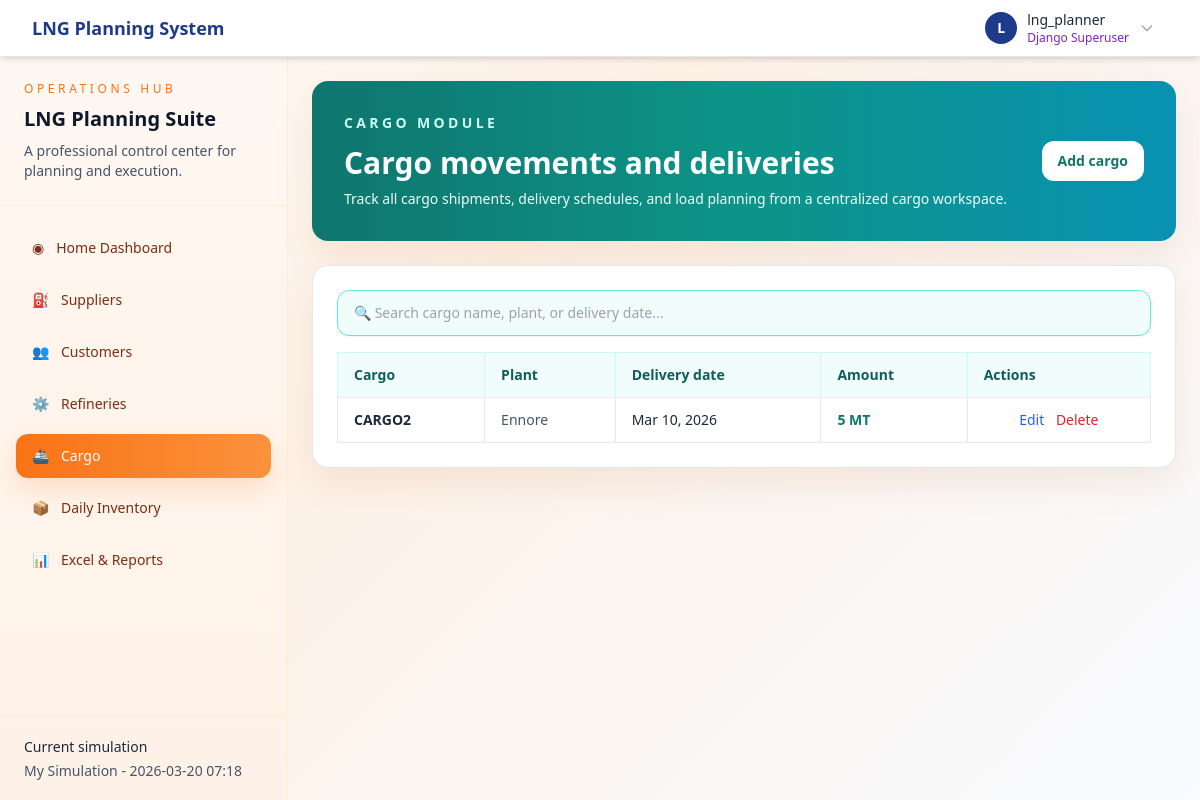
Page /dashboard/section/cargo/ (signed in) on the earlier database version.
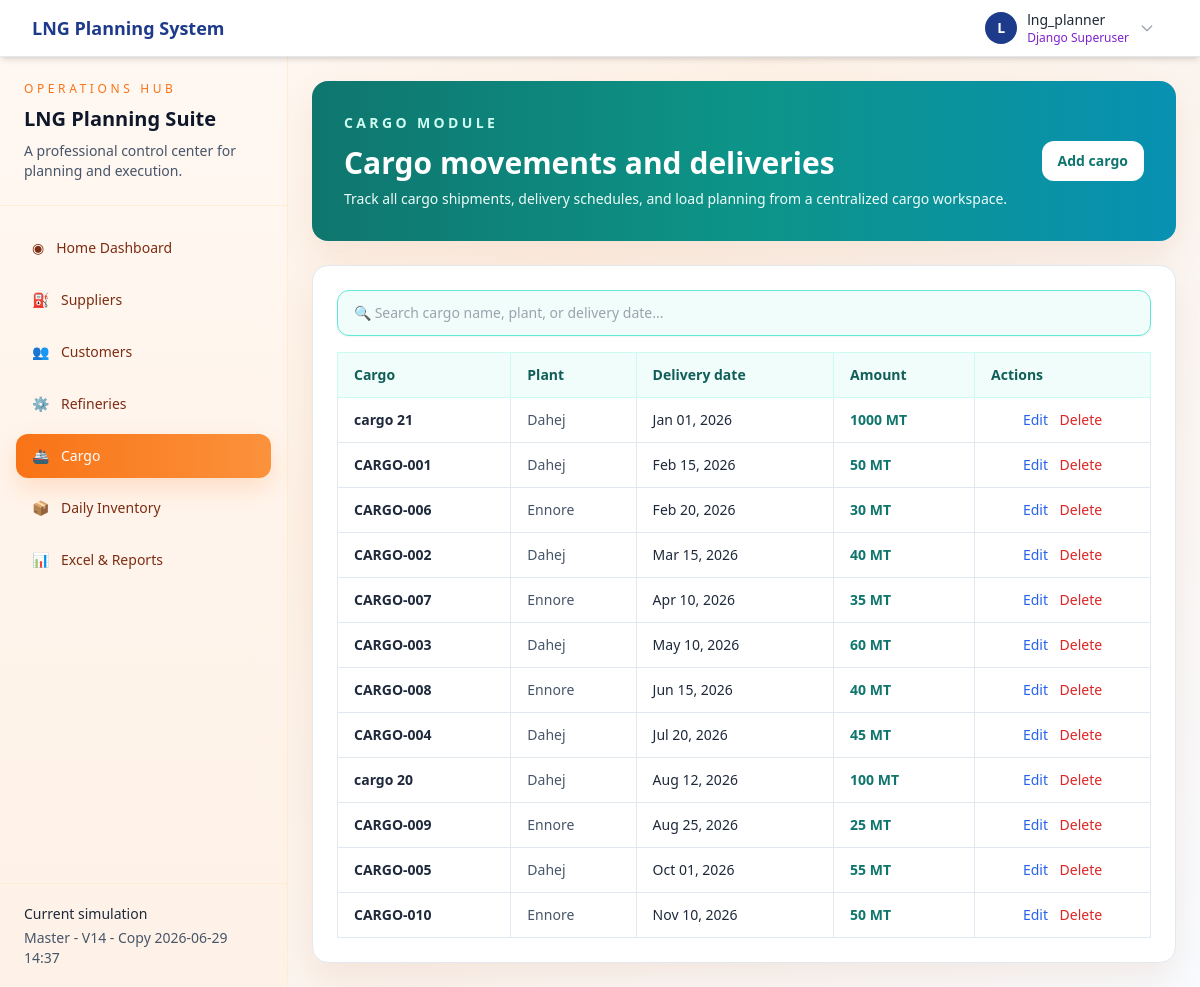
Same page on the later database version.
### lng_planner/models.py (models this page shows, shortened)
class Simulation(models.Model):
    user = models.ForeignKey(User, on_delete=models.CASCADE, related_name='simulations', null=True, blank=True)
    name = models.CharField(max_length=200, default='Untitled Simulation')
    start_date = models.DateField()
    end_date = models.DateField()
    created_at = models.DateTimeField(auto_now_add=True)
    updated_at = models.DateTimeField(auto_now=True)
    is_active = models.BooleanField(default=True)
    is_master = models.BooleanField(default=False, help_text="Master simulation loaded from SAP")
    sap_api_url = models.URLField(blank=True, help_text="SAP API URL for refreshing master data")
    last_sap_sync = models.DateTimeField(null=True, blank=True, help_text="Last time master data was synced from SAP")
    master_version = models.ForeignKey(
        MasterVersion,
        on_delete=models.SET_NULL,
        null=True,
        blank=True,
        related_name='simulations',
        help_text="Master version this simulation was created from"
    )
    class Meta:
        ordering = ['-updated_at']

class Cargo(models.Model):
    simulation = models.ForeignKey(Simulation, on_delete=models.CASCADE, related_name='cargos')
    plant = models.ForeignKey(Plant, on_delete=models.CASCADE, related_name='cargos')
    cargo_name = models.CharField(max_length=200)
    delivery_date = models.DateField()
    amount = models.FloatField(validators=[MinValueValidator(0)], help_text="MT")
    created_at = models.DateTimeField(auto_now_add=True)
    class Meta:
        ordering = ['delivery_date', 'plant__name', 'cargo_name']

class Plant(models.Model):
    name = models.CharField(max_length=200)
    location = models.CharField(max_length=200, blank=True)
    created_at = models.DateTimeField(auto_now_add=True)
    class Meta:
        ordering = ['name']

### lng_planner/views.py (the view)
# urls.py: path('dashboard/section/<str:section>/', views.dashboard_section, name='dashboard_section'),
@login_required
def dashboard_section(request, section):
    valid_sections = {'suppliers', 'customers', 'refineries', 'cargo', 'inventory', 'excel'}
    if section not in valid_sections:
        raise Http404('Section not found')
    context = _build_dashboard_context(request)
    context['active_section'] = section
    context['section_title'] = {
        'suppliers': 'Supplier Operations',
        'customers': 'Customer Management',
        'refineries': 'Refinery Planning',
        'cargo': 'Cargo Operations',
        'inventory': 'Daily Inventory Projection',
        'excel': 'Excel & Reports',
    }[section]
    return render(request, f'lng_planner/dashboard_{section}.html', context)

### lng_planner/templates/lng_planner/dashboard_cargo.html (shortened to what this page needs)
{% extends 'lng_planner/dashboard_shell.html' %}
{% block dashboard_content %}
<div class="space-y-6">
    <div class="rounded-2xl border-0 bg-gradient-to-r from-teal-700 via-teal-600 to-cyan-600 p-8 card-glow text-white">
        <div class="flex flex-col gap-4 lg:flex-row lg:items-center lg:justify-between">
            <div>
                <p class="text-sm font-semibold uppercase tracking-[0.24em] text-teal-100">Cargo module</p>
                <h1 class="mt-3 text-3xl font-bold">Cargo movements and deliveries</h1>
                <p class="mt-2 text-sm text-teal-50">Track all cargo shipments, delivery schedules, and load planning from a centralized cargo workspace.</p>
            </div>
            {% if active_simulation and not is_viewing_master %}
            <a href="{% url 'lng_planner:add_cargo' active_simulation.id %}" class="rounded-xl bg-white px-4 py-2.5 text-sm font-semibold text-teal-700 hover:bg-teal-50">Add cargo</a>
            {% endif %}
        </div>
    </div>
    <div class="rounded-2xl border border-slate-200 bg-white p-6 card-glow">
        <div class="mb-4">
            <input type="search" id="cargoSearch" placeholder="🔍 Search cargo name, plant, or delivery date..." class="w-full rounded-xl border border-teal-300 bg-teal-50 px-4 py-3 text-sm font-medium shadow-sm focus:border-teal-500 focus:outline-none focus:ring-2 focus:ring-teal-200" />
        </div>
        <div class="overflow-x-auto">
            <table class="min-w-full border-collapse text-sm" id="cargoTable">
                <thead>
                    <tr class="bg-teal-50 text-left text-teal-800">
                        <th class="border border-teal-100 px-4 py-3 font-semibold">Cargo</th>
                        <th class="border border-teal-100 px-4 py-3 font-semibold">Plant</th>
                        <th class="border border-teal-100 px-4 py-3 font-semibold">Delivery date</th>
                        <th class="border border-teal-100 px-4 py-3 font-semibold">Amount</th>
                        {% if not is_viewing_master %}<th class="border border-teal-100 px-4 py-3 font-semibold">Actions</th>{% endif %}
                    </tr>
                </thead>
                <tbody>
                    {% if cargos %}
                    {% for cargo in cargos %}
                    <tr class="hover:bg-teal-50/70">
                        <td class="border border-slate-200 px-4 py-3 font-semibold text-slate-800">{{ cargo.cargo_name }}</td>
                        <td class="border border-slate-200 px-4 py-3 text-slate-600">{{ cargo.plant.name }}</td>
                        <td class="border border-slate-200 px-4 py-3">{{ cargo.delivery_date|date:"M d, Y" }}</td>
                        <td class="border border-slate-200 px-4 py-3 font-semibold text-teal-700">{{ cargo.amount|floatformat:0 }} MT</td>
                        {% if not is_viewing_master %}
                        <td class="border border-slate-200 px-4 py-3 text-center">
                            <a href="{% url 'lng_planner:edit_cargo' cargo.id %}" class="mr-2 text-blue-600 hover:text-blue-700">Edit</a>
                            <a href="{% url 'lng_planner:delete_cargo' cargo.id %}" onclick="return confirm('Delete this cargo?')" class="text-red-600 hover:text-red-700">Delete</a>
                        </td>
                        {% endif %}
                    </tr>
                    {% endfor %}
                    {% else %}
                    <tr><td colspan="5" class="px-4 py-6 text-center text-slate-500">No cargo entries have been added yet.</td></tr>
                    {% endif %}
                </tbody>
            </table>
        </div>
    </div>
</div>
{% endblock %}

### lng_planner/templates/lng_planner/dashboard_shell.html (shortened to what this page needs)
{% load static %}
<!DOCTYPE html>
<html lang="en">
<head>
    <script src="https://cdn.tailwindcss.com"></script>
</head>
<body class="min-h-screen text-slate-800">
    {% include 'lng_planner/navbar.html' %}
    <div class="flex min-h-[calc(100vh-3.5rem)]">
        <aside class="hidden lg:flex w-72 flex-col border-r border-orange-100 bg-gradient-to-b from-[#fff8f2] via-[#fff4eb] to-[#fef2e8] text-slate-700">
            <div class="border-b border-orange-100 px-6 py-6">
                <p class="text-xs uppercase tracking-[0.3em] text-orange-500">Operations Hub</p>
                <h2 class="mt-2 text-xl font-semibold text-slate-900">LNG Planning Suite</h2>
                <p class="mt-2 text-sm text-slate-600">A professional control center for planning and execution.</p>
            </div>
            <nav class="flex-1 space-y-2 px-4 py-5">
                <a href="{% url 'lng_planner:dashboard' %}" class="sidebar-link {% if active_section == 'home' %}active{% endif %} flex items-center gap-3 rounded-xl px-4 py-3 text-sm font-medium">
                    <span>◉</span><span>Home Dashboard</span>
                </a>
                <a href="{% url 'lng_planner:dashboard_section' 'suppliers' %}" class="sidebar-link {% if active_section == 'suppliers' %}active{% endif %} flex items-center gap-3 rounded-xl px-4 py-3 text-sm font-medium">
                    <span>⛽</span><span>Suppliers</span>
                </a>
                <a href="{% url 'lng_planner:dashboard_section' 'customers' %}" class="sidebar-link {% if active_section == 'customers' %}active{% endif %} flex items-center gap-3 rounded-xl px-4 py-3 text-sm font-medium">
                    <span>👥</span><span>Customers</span>
                </a>
                <a href="{% url 'lng_planner:dashboard_section' 'refineries' %}" class="sidebar-link {% if active_section == 'refineries' %}active{% endif %} flex items-center gap-3 rounded-xl px-4 py-3 text-sm font-medium">
                    <span>⚙️</span><span>Refineries</span>
                </a>
                <a href="{% url 'lng_planner:dashboard_section' 'cargo' %}" class="sidebar-link {% if active_section == 'cargo' %}active{% endif %} flex items-center gap-3 rounded-xl px-4 py-3 text-sm font-medium">
                    <span>🚢</span><span>Cargo</span>
                </a>
                <a href="{% url 'lng_planner:dashboard_section' 'inventory' %}" class="sidebar-link {% if active_section == 'inventory' %}active{% endif %} flex items-center gap-3 rounded-xl px-4 py-3 text-sm font-medium">
                    <span>📦</span><span>Daily Inventory</span>
                </a>
                <a href="{% url 'lng_planner:dashboard_section' 'excel' %}" class="sidebar-link {% if active_section == 'excel' %}active{% endif %} flex items-center gap-3 rounded-xl px-4 py-3 text-sm font-medium">
                    <span>📊</span><span>Excel & Reports</span>
                </a>
            </nav>
            <div class="border-t border-orange-100 px-6 py-5 text-sm text-slate-600">
                <p class="font-medium text-slate-800">Current simulation</p>
                <p class="mt-1">{{ active_simulation.name|default:'No active simulation' }}</p>
            </div>
        </aside>
        <main class="flex-1 p-4 lg:p-6">
            {% block dashboard_content %}{% endblock %}
        </main>
    </div>
</body>
</html>

Differences in the rows shown:
no longer on this page (row edited): Simulation: name "My Simulation - 2026-03-20 07:18"
no longer on this page (row unchanged): Cargo: cargo_name "CARGO2", plant.name "Ennore", delivery_date "Mar 10, 2026", amount "5"
added Simulation: name "Master - V14 - Copy 2026-06-29 14:37"
added Cargo: cargo_name "cargo 21", plant.name "Dahej", delivery_date "Jan 01, 2026", amount "1000"
added Cargo: cargo_name "CARGO-001", plant.name "Dahej", delivery_date "Feb 15, 2026", amount "50"
added Cargo: cargo_name "CARGO-006", plant.name "Ennore", delivery_date "Feb 20, 2026", amount "30"
added Cargo: cargo_name "CARGO-002", plant.name "Dahej", delivery_date "Mar 15, 2026", amount "40"
added Cargo: cargo_name "CARGO-007", plant.name "Ennore", delivery_date "Apr 10, 2026", amount "35"
added Cargo: cargo_name "CARGO-003", plant.name "Dahej", delivery_date "May 10, 2026", amount "60"
added Cargo: cargo_name "CARGO-008", plant.name "Ennore", delivery_date "Jun 15, 2026", amount "40"
added Cargo: cargo_name "CARGO-004", plant.name "Dahej", delivery_date "Jul 20, 2026", amount "45"
added Cargo: cargo_name "cargo 20", plant.name "Dahej", delivery_date "Aug 12, 2026", amount "100"
added Cargo: cargo_name "CARGO-009", plant.name "Ennore", delivery_date "Aug 25, 2026", amount "25"
added Cargo: cargo_name "CARGO-005", plant.name "Dahej", delivery_date "Oct 01, 2026", amount "55"
added Cargo: cargo_name "CARGO-010", plant.name "Ennore", delivery_date "Nov 10, 2026", amount "50"
